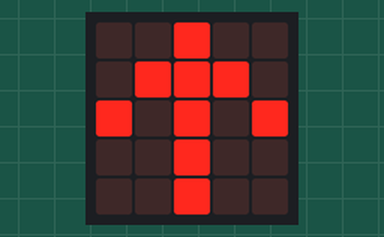
This program was run on a simulated BBC micro:bit (MakeCode). On the bench: the board's 5×5 LED display.

Above: at 0.1 s.
At 0.7 s:
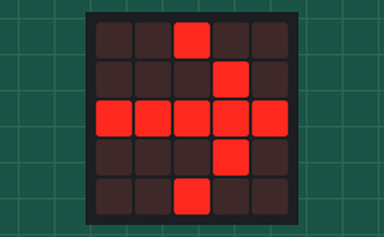
At 1.3 s:
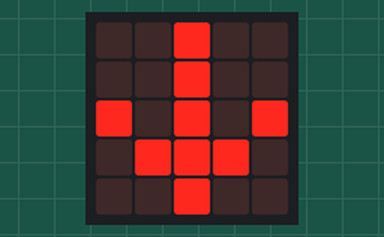
At 1.9 s:
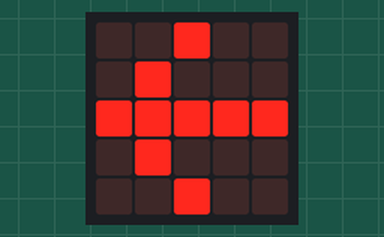

The program:

main.ts
```typescript
basic.forever(function on_forever() {

    basic.showArrow(ArrowNames.North)
    basic.clearScreen()
    basic.showArrow(ArrowNames.East)
    basic.clearScreen()
    basic.showArrow(ArrowNames.South)
    basic.clearScreen()
    basic.showArrow(ArrowNames.West)
})
```

test.ts
```typescript
// tests gaan hier; deze zal niet worden gecompileerd wanneer dit pakket wordt gebruikt als extensie.
```

Measured:
- by itself, everything shown: repeats every 2.4 s, in 4 steps
- what the display in image 1 shows lasts 0.6 s, from 0.6 s to 1.2 s
